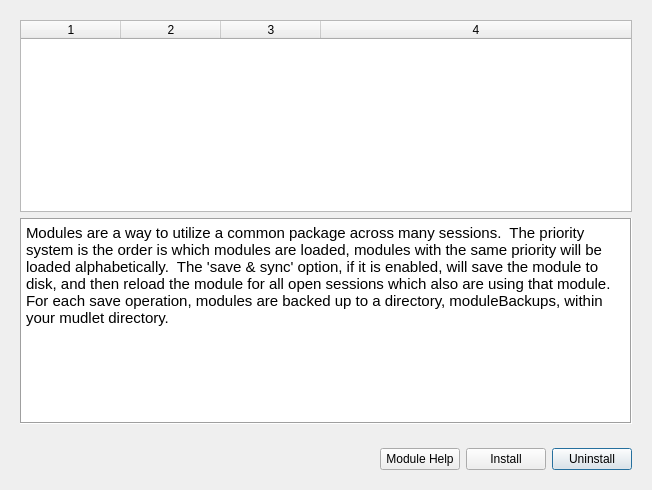
<?xml version="1.0" encoding="UTF-8"?>
<ui version="4.0">
 <class>packageDialog</class>
 <widget class="QDialog" name="packageDialog">
  <property name="geometry">
   <rect>
    <x>0</x>
    <y>0</y>
    <width>652</width>
    <height>490</height>
   </rect>
  </property>
  <property name="windowTitle">
   <string>Dialog</string>
  </property>
  <layout class="QVBoxLayout" name="verticalLayout_3">
   <item>
    <widget class="QWidget" name="widget" native="true">
     <property name="sizePolicy">
      <sizepolicy hsizetype="Expanding" vsizetype="Expanding">
       <horstretch>0</horstretch>
       <verstretch>0</verstretch>
      </sizepolicy>
     </property>
     <layout class="QVBoxLayout" name="verticalLayout_2">
      <item>
       <widget class="QTableWidget" name="moduleTable">
        <property name="sizePolicy">
         <sizepolicy hsizetype="Ignored" vsizetype="Expanding">
          <horstretch>0</horstretch>
          <verstretch>0</verstretch>
         </sizepolicy>
        </property>
        <property name="sortingEnabled">
         <bool>true</bool>
        </property>
        <property name="rowCount">
         <number>0</number>
        </property>
        <property name="columnCount">
         <number>4</number>
        </property>
        <attribute name="horizontalHeaderCascadingSectionResizes">
         <bool>false</bool>
        </attribute>
        <attribute name="horizontalHeaderStretchLastSection">
         <bool>true</bool>
        </attribute>
        <attribute name="verticalHeaderStretchLastSection">
         <bool>false</bool>
        </attribute>
        <column/>
        <column/>
        <column/>
        <column/>
       </widget>
      </item>
      <item>
       <widget class="QTextBrowser" name="textBrowser">
        <property name="sizePolicy">
         <sizepolicy hsizetype="Minimum" vsizetype="Minimum">
          <horstretch>100</horstretch>
          <verstretch>200</verstretch>
         </sizepolicy>
        </property>
        <property name="frameShape">
         <enum>QFrame::Box</enum>
        </property>
        <property name="frameShadow">
         <enum>QFrame::Sunken</enum>
        </property>
        <property name="html">
         <string>&lt;!DOCTYPE HTML PUBLIC &quot;-//W3C//DTD HTML 4.0//EN&quot; &quot;http://www.w3.org/TR/REC-html40/strict.dtd&quot;&gt;
&lt;html&gt;&lt;head&gt;&lt;meta name=&quot;qrichtext&quot; content=&quot;1&quot; /&gt;&lt;style type=&quot;text/css&quot;&gt;
p, li { white-space: pre-wrap; }
&lt;/style&gt;&lt;/head&gt;&lt;body style=&quot; font-family:'Ubuntu'; font-size:11pt; font-weight:400; font-style:normal;&quot;&gt;
&lt;p style=&quot; margin-top:0px; margin-bottom:0px; margin-left:0px; margin-right:0px; -qt-block-indent:0; text-indent:0px;&quot;&gt;Modules are a way to utilize a common package across many sessions.  The priority system is the order is which modules are loaded, modules with the same priority will be loaded alphabetically.  The 'save &amp;amp; sync' option, if it is enabled, will save the module to disk, and then reload the module for all open sessions which also are using that module.  For each save operation, modules are backed up to a directory, moduleBackups, within your mudlet directory.&lt;/p&gt;&lt;/body&gt;&lt;/html&gt;</string>
        </property>
       </widget>
      </item>
     </layout>
    </widget>
   </item>
   <item>
    <widget class="QWidget" name="widget_2" native="true">
     <property name="sizePolicy">
      <sizepolicy hsizetype="Maximum" vsizetype="Maximum">
       <horstretch>0</horstretch>
       <verstretch>0</verstretch>
      </sizepolicy>
     </property>
     <property name="layoutDirection">
      <enum>Qt::RightToLeft</enum>
     </property>
     <layout class="QHBoxLayout" name="horizontalLayout">
      <item>
       <widget class="QPushButton" name="uninstallButton">
        <property name="sizePolicy">
         <sizepolicy hsizetype="Fixed" vsizetype="Fixed">
          <horstretch>0</horstretch>
          <verstretch>0</verstretch>
         </sizepolicy>
        </property>
        <property name="text">
         <string>Uninstall</string>
        </property>
       </widget>
      </item>
      <item>
       <widget class="QPushButton" name="installButton">
        <property name="sizePolicy">
         <sizepolicy hsizetype="Fixed" vsizetype="Fixed">
          <horstretch>0</horstretch>
          <verstretch>0</verstretch>
         </sizepolicy>
        </property>
        <property name="text">
         <string>Install</string>
        </property>
       </widget>
      </item>
      <item>
       <widget class="QPushButton" name="helpButton">
        <property name="text">
         <string>Module Help</string>
        </property>
       </widget>
      </item>
     </layout>
    </widget>
   </item>
  </layout>
 </widget>
 <resources/>
 <connections/>
</ui>
